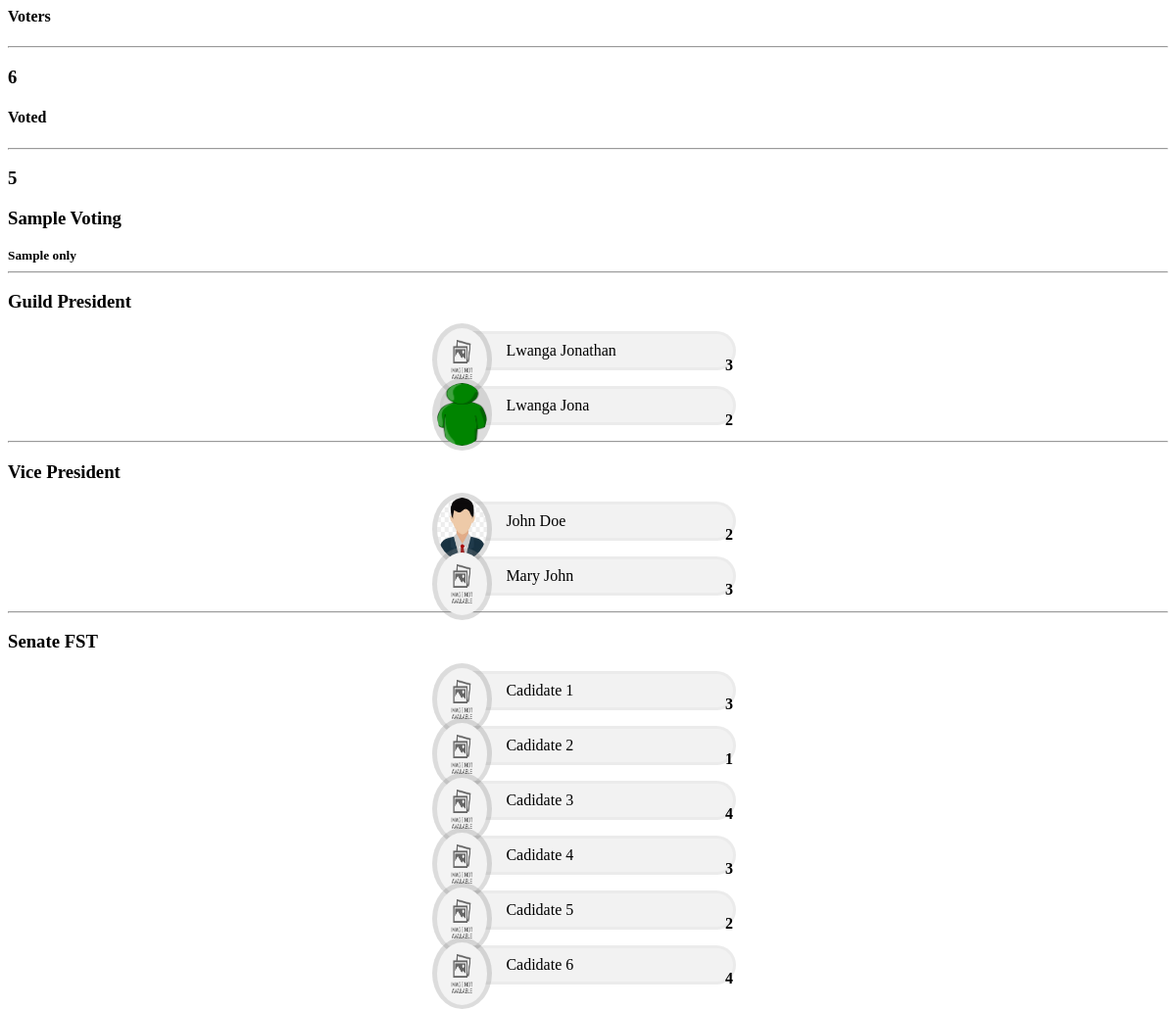
The app's page /home.php with its own data.
### tables this page shows
CREATE TABLE IF NOT EXISTS `category_list` (
  `id` int(30) NOT NULL AUTO_INCREMENT,
  `category` text NOT NULL,
  PRIMARY KEY (`id`)
);

CREATE TABLE IF NOT EXISTS `voting_opt` (
  `id` int(30) NOT NULL AUTO_INCREMENT,
  `voting_id` int(30) NOT NULL,
  `category_id` int(30) NOT NULL,
  `image_path` text NOT NULL,
  `opt_txt` text NOT NULL,
  PRIMARY KEY (`id`)
);

CREATE TABLE IF NOT EXISTS `votes` (
  `id` int(30) NOT NULL AUTO_INCREMENT,
  `voting_id` int(30) NOT NULL,
  `category_id` int(30) NOT NULL,
  `voting_opt_id` int(30) NOT NULL,
  `user_id` int(30) NOT NULL,
  PRIMARY KEY (`id`)
);

### home.php (the view, shortened to what this page needs)
<div class="containe-fluid">
	<?php include('db_connect.php') ;
	$votes  = $conn->query("SELECT * FROM votes where voting_id = $id ");
	$v_arr = array();
	while($row=$votes->fetch_assoc()){
		if(!isset($v_arr[$row['voting_opt_id']]))
			$v_arr[$row['voting_opt_id']] = 0;
		$v_arr[$row['voting_opt_id']] += 1;
	}
	$opts = $conn->query("SELECT * FROM voting_opt where voting_id=".$id);
	$opt_arr = array();
		while($row=$opts->fetch_assoc()){
		$opt_arr[$row['category_id']][] = $row;
	}
	?>
	<div class="row">
		<div class="col-lg-12">
			<div class="card col-md-4 offset-2 bg-info float-left">
				<div class="card-body text-white">
					<h4><b>Voters</b></h4>
					<hr>
					<h3 class="text-right"><b><?php echo $conn->query('SELECT * FROM users where type = 2 ')->num_rows ?></b></h3>
				</div>
			</div>
			<div class="card col-md-4 offset-2 bg-primary ml-4 float-left">
				<div class="card-body text-white">
					<h4><b>Voted</b></h4>
					<hr>
					<h3 class="text-right"><b><?php echo $conn->query('SELECT distinct(user_id) FROM votes where voting_id = '.$id)->num_rows ?></b></h3>
				</div>
			</div>
		</div>
	</div>
	<div class="row mt-3 ml-3 mr-3">
			<div class="col-lg-12">
			<div class="card">
				<div class="card-body">
					<div class="text-center">
						<h3><b><?php echo $title ?></b></h3>
						<small><b><?php echo $description; ?></b></small>
					</div>
					<?php
					$cats = $conn->query("SELECT * FROM category_list where id in (SELECT category_id from voting_opt where voting_id = '".$id."' )");
					while($row = $cats->fetch_assoc()):
					?>
						<hr>
						<div class="row mb-4">
							<div class="col-md-12">
									<div class="text-center">
										<h3><b><?php echo $row['category'] ?></b></h3>
									</div>
							</div>
						</div>
						<div class="row mt-3">
						<?php foreach ($opt_arr[$row['id']] as $candidate) {
						?>
							<div class="candidate" style="position: relative;">
								<div class="img-field">
									<img src="assets/img/<?php echo $candidate['image_path'] ?>" alt="">
								</div>
								<div class="candidate_name"><?php echo $candidate['opt_txt'] ?></div>
								<div class="vote-field">
									<span class="badge badge-success"><large><b><?php echo isset($v_arr[$candidate['id']]) ? number_format($v_arr[$candidate['id']]) : 0 ?></b></large></span>
								</div>
							</div>
						<?php } ?>
						</div>
					<?php endwhile; ?>
				</div>
			</div>
		</div>
		</div>
	</div>

### home.php (style rules this page uses)
.candidate { margin: auto; width: 23vw; padding: 0 10px; border-radius: 20px; margin-bottom: 1em; display: flex; border: 3px solid #00000008; background: #8080801a; }
.candidate_name { margin: 8px; margin-left: 3.4em; margin-right: 3em; width: 100%; }
.img-field { display: flex; height: 8vh; width: 4.3vw; padding: .3em; background: #80808047; border-radius: 50%; position: absolute; left: -.7em; top: -.7em; }
.candidate img { height: 100%; width: 100%; margin: auto; border-radius: 50%; }
.vote-field { position: absolute; right: 0; bottom: -.4em; }

### records on screen
category_list: category "Guild President"
voting_opt: image_path (placeholder picture), opt_txt "Lwanga Jonathan", id "3"
voting_opt: image_path (picture), opt_txt "Lwanga Jona", id "2"
category_list: category "Vice President"
voting_opt: image_path (picture), opt_txt "John Doe", id "2"
voting_opt: image_path (placeholder picture), opt_txt "Mary John", id "3"
category_list: category "Senate FST"
voting_opt: image_path (placeholder picture), opt_txt "Cadidate 1", id "3"
voting_opt: image_path (placeholder picture), opt_txt "Cadidate 2", id.voting_id "1"
voting_opt: image_path (placeholder picture), opt_txt "Cadidate 3", id "4"
voting_opt: image_path (placeholder picture), opt_txt "Cadidate 4", id "3"
voting_opt: image_path (placeholder picture), opt_txt "Cadidate 5", id "2"
voting_opt: image_path (placeholder picture), opt_txt "Cadidate 6", id "4"

### other values on screen
$conn->query('SELECT * FROM users where type = 2 ')->num_rows "6"
$title "Sample Voting"
$description "Sample only"
